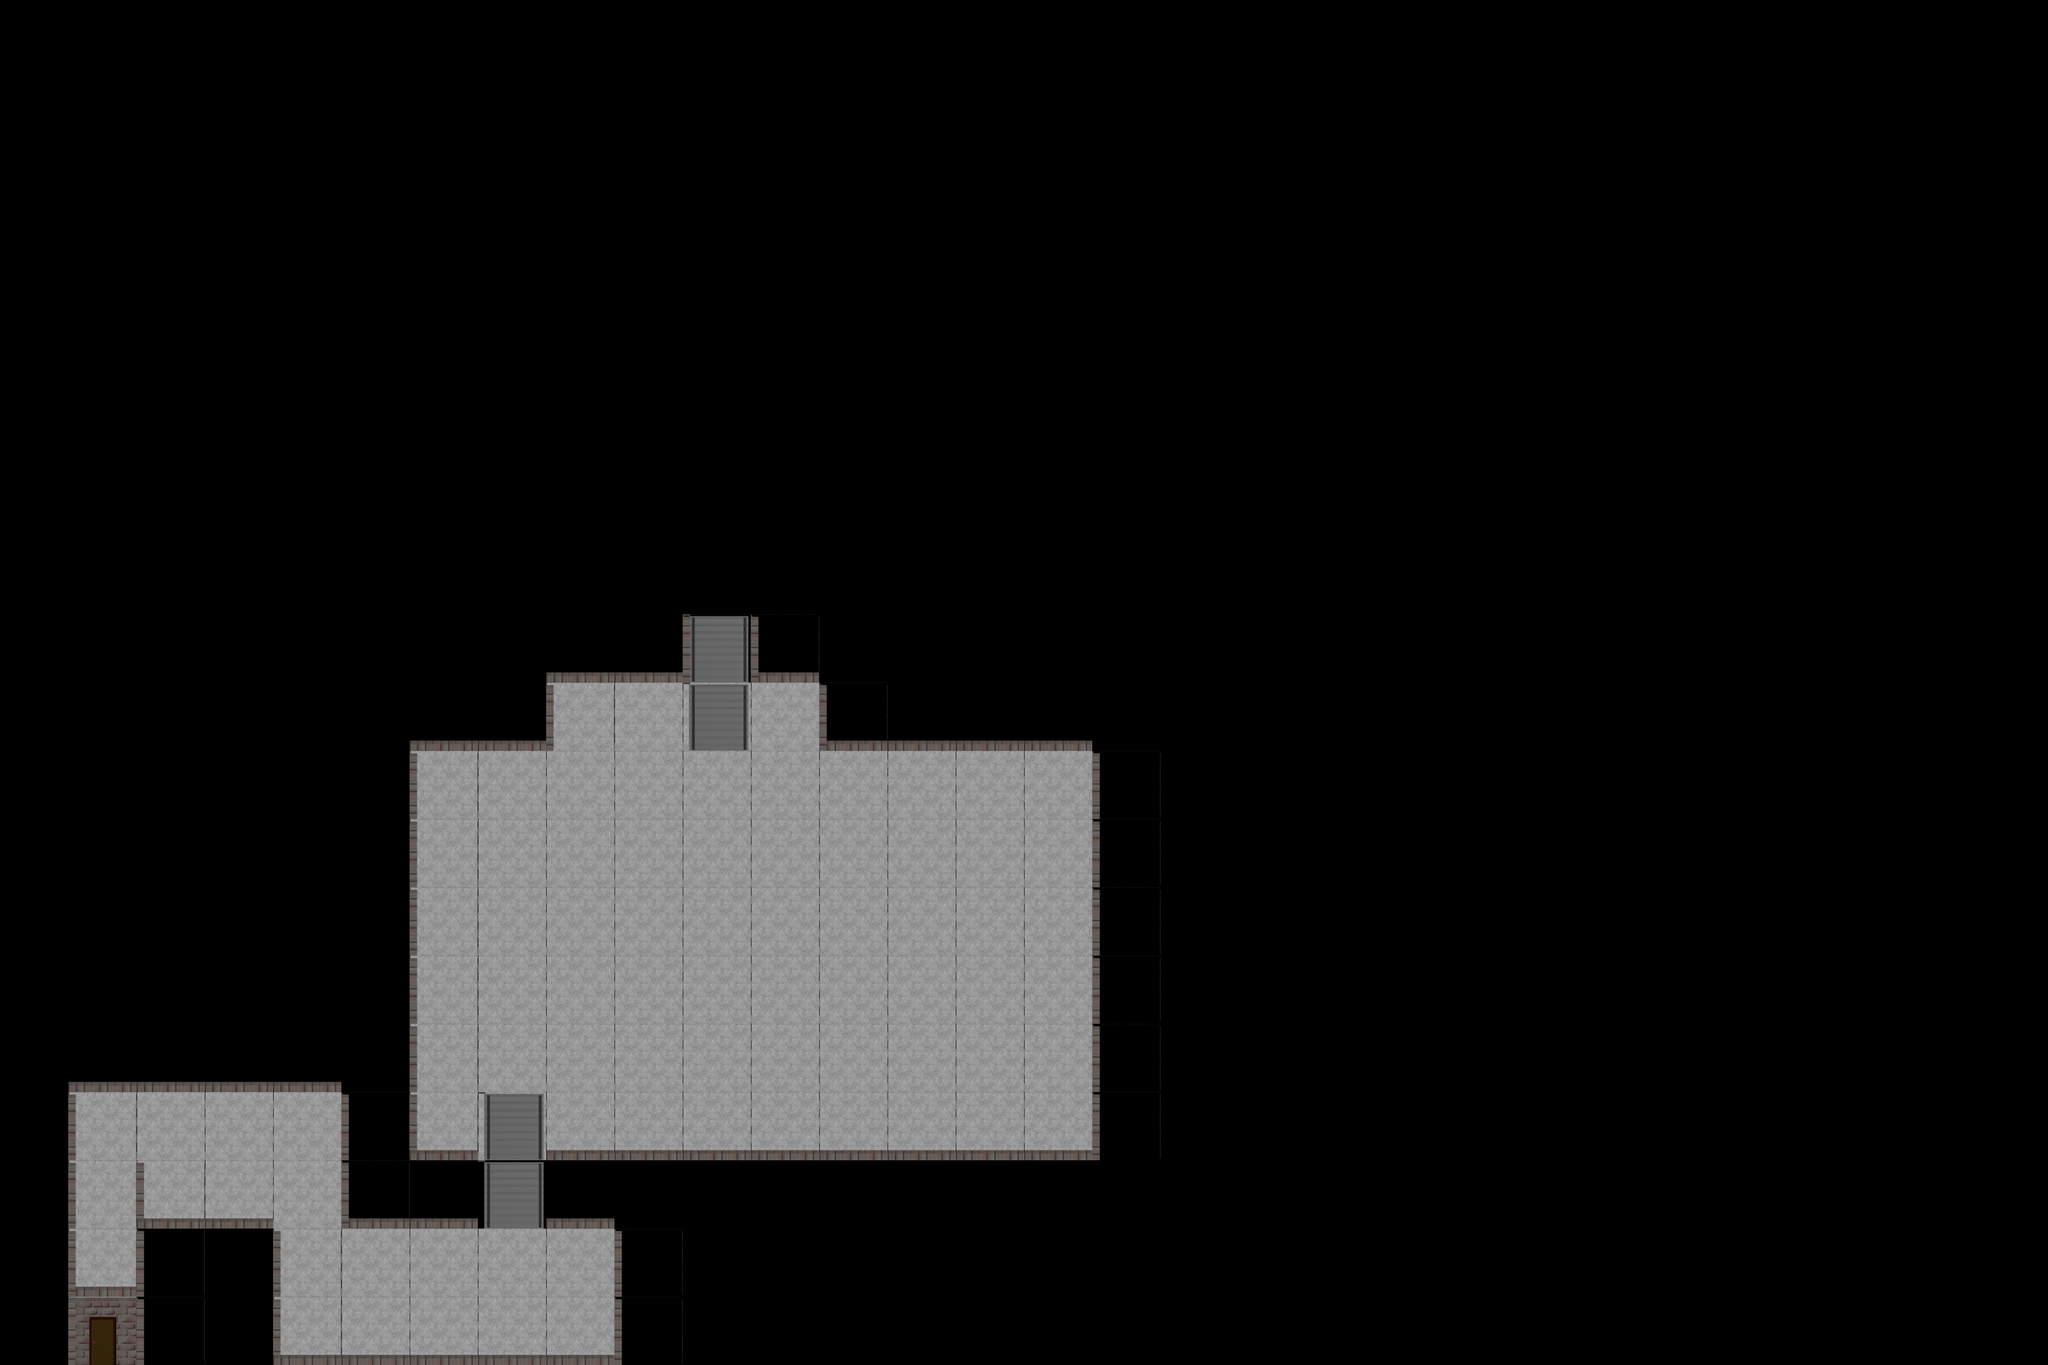

Tiled map render using the project's own tile images. Description and the whole map definition, tile-layer contents included, below:
An orthogonal 30x20 tile map with 128x128 px tiles, 4 tile layers (floor, laddersAndBlockage, topWallDecor, alwaysAbove) and 2 objects (start).

<map version="1.10" tiledversion="1.10.2" orientation="orthogonal" renderorder="right-down" width="30" height="20" tilewidth="128" tileheight="128" infinite="0" nextlayerid="9" nextobjectid="3">
 <editorsettings>
  <export target="../../public/levels/bloodPool.json" format="json" />
 </editorsettings>
 <tileset firstgid="1" source="meatBasementTop.tsx" />
 <layer id="1" name="floor" width="30" height="20">
  <properties>
   <property name="physics" type="bool" value="true" />
  </properties>
  <data encoding="csv">
0,0,0,0,0,0,0,0,0,0,0,0,0,0,0,0,0,0,0,0,0,0,0,0,0,0,0,0,0,0,
0,0,0,0,0,0,0,0,0,0,0,0,0,0,0,0,0,0,0,0,0,0,0,0,0,0,0,0,0,0,
0,0,0,0,0,0,0,0,0,0,0,0,0,0,0,0,0,0,0,0,0,0,0,0,0,0,0,0,0,0,
0,0,0,0,0,0,0,0,0,0,0,0,0,0,0,0,0,0,0,0,0,0,0,0,0,0,0,0,0,0,
0,0,0,0,0,0,0,0,0,0,0,0,0,0,0,0,0,0,0,0,0,0,0,0,0,0,0,0,0,0,
0,0,0,0,0,0,0,0,0,0,0,0,0,0,0,0,0,0,0,0,0,0,0,0,0,0,0,0,0,0,
0,0,0,0,0,0,0,0,0,0,0,0,0,0,0,0,0,0,0,0,0,0,0,0,0,0,0,0,0,0,
0,0,0,0,0,0,0,0,0,0,0,0,0,0,0,0,0,0,0,0,0,0,0,0,0,0,0,0,0,0,
0,0,0,0,0,0,0,0,0,0,0,0,0,0,0,0,0,0,0,0,0,0,0,0,0,0,0,0,0,0,
0,0,0,0,0,0,0,0,0,0,0,0,0,0,0,0,0,0,0,0,0,0,0,0,0,0,0,0,0,0,
0,0,0,0,0,0,0,0,2,2,2,2,0,0,0,0,0,0,0,0,0,0,0,0,0,0,0,0,0,0,
0,0,0,0,0,0,2,2,2,2,2,2,2,2,2,2,0,0,0,0,0,0,0,0,0,0,0,0,0,0,
0,0,0,0,0,0,2,2,2,2,2,2,2,2,2,2,0,0,0,0,0,0,0,0,0,0,0,0,0,0,
0,0,0,0,0,0,2,2,2,2,2,2,2,2,2,2,0,0,0,0,0,0,0,0,0,0,0,0,0,0,
0,0,0,0,0,0,2,2,2,2,2,2,2,2,2,2,0,0,0,0,0,0,0,0,0,0,0,0,0,0,
0,0,0,0,0,0,2,2,2,2,2,2,2,2,2,2,0,0,0,0,0,0,0,0,0,0,0,0,0,0,
0,2,2,2,2,0,2,2,2,2,2,2,2,2,2,2,0,0,0,0,0,0,0,0,0,0,0,0,0,0,
0,2,2,2,2,0,0,0,0,0,0,0,0,0,0,0,0,0,0,0,0,0,0,0,0,0,0,0,0,0,
0,2,0,0,2,2,2,2,2,0,0,0,0,0,0,0,0,0,0,0,0,0,0,0,0,0,0,0,0,0,
0,10,0,0,2,2,2,2,2,0,0,0,0,0,0,0,0,0,0,0,0,0,0,0,0,0,0,0,0,0
</data>
 </layer>
 <layer id="3" name="laddersAndBlockage" width="30" height="20">
  <properties>
   <property name="physics" type="bool" value="true" />
  </properties>
  <data encoding="csv">
0,0,0,0,0,0,0,0,0,0,0,0,0,0,0,0,0,0,0,0,0,0,0,0,0,0,0,0,0,0,
0,0,0,0,0,0,0,0,0,0,0,0,0,0,0,0,0,0,0,0,0,0,0,0,0,0,0,0,0,0,
0,0,0,0,0,0,0,0,0,0,0,0,0,0,0,0,0,0,0,0,0,0,0,0,0,0,0,0,0,0,
0,0,0,0,0,0,0,0,0,0,0,0,0,0,0,0,0,0,0,0,0,0,0,0,0,0,0,0,0,0,
0,0,0,0,0,0,0,0,0,0,0,0,0,0,0,0,0,0,0,0,0,0,0,0,0,0,0,0,0,0,
0,0,0,0,0,0,0,0,0,0,0,0,0,0,0,0,0,0,0,0,0,0,0,0,0,0,0,0,0,0,
0,0,0,0,0,0,0,0,0,0,0,0,0,0,0,0,0,0,0,0,0,0,0,0,0,0,0,0,0,0,
0,0,0,0,0,0,0,0,0,0,0,0,0,0,0,0,0,0,0,0,0,0,0,0,0,0,0,0,0,0,
0,0,0,0,0,0,0,0,0,0,0,0,0,0,0,0,0,0,0,0,0,0,0,0,0,0,0,0,0,0,
0,0,0,0,0,0,0,0,0,0,20,4,0,0,0,0,0,0,0,0,0,0,0,0,0,0,0,0,0,0,
0,0,0,0,0,0,4,4,12,0,20,0,4,4,4,4,0,0,0,0,0,0,0,0,0,0,0,0,0,0,
0,0,0,0,0,0,12,0,0,0,0,0,0,0,0,0,12,0,0,0,0,0,0,0,0,0,0,0,0,0,
0,0,0,0,0,0,12,0,0,0,0,0,0,0,0,0,12,0,0,0,0,0,0,0,0,0,0,0,0,0,
0,0,0,0,0,0,12,0,0,0,0,0,0,0,0,0,12,0,0,0,0,0,0,0,0,0,0,0,0,0,
0,0,0,0,0,0,12,0,0,0,0,0,0,0,0,0,12,0,0,0,0,0,0,0,0,0,0,0,0,0,
0,4,4,4,4,0,12,0,0,0,0,0,0,0,0,0,12,0,0,0,0,0,0,0,0,0,0,0,0,0,
0,0,0,0,0,0,12,20,0,0,0,0,0,0,0,0,12,0,0,0,0,0,0,0,0,0,0,0,0,0,
0,0,12,0,0,4,4,20,4,0,0,0,0,0,0,0,0,0,0,0,0,0,0,0,0,0,0,0,0,0,
0,4,0,0,0,0,0,0,0,0,0,0,0,0,0,0,0,0,0,0,0,0,0,0,0,0,0,0,0,0,
0,12,0,0,12,0,0,0,0,0,0,0,0,0,0,0,0,0,0,0,0,0,0,0,0,0,0,0,0,0
</data>
 </layer>
 <layer id="2" name="topWallDecor" width="30" height="20">
  <properties>
   <property name="physics" type="bool" value="true" />
  </properties>
  <data encoding="csv">
0,0,0,0,0,0,0,0,0,0,0,0,0,0,0,0,0,0,0,0,0,0,0,0,0,0,0,0,0,0,
0,0,0,0,0,0,0,0,0,0,0,0,0,0,0,0,0,0,0,0,0,0,0,0,0,0,0,0,0,0,
0,0,0,0,0,0,0,0,0,0,0,0,0,0,0,0,0,0,0,0,0,0,0,0,0,0,0,0,0,0,
0,0,0,0,0,0,0,0,0,0,0,0,0,0,0,0,0,0,0,0,0,0,0,0,0,0,0,0,0,0,
0,0,0,0,0,0,0,0,0,0,0,0,0,0,0,0,0,0,0,0,0,0,0,0,0,0,0,0,0,0,
0,0,0,0,0,0,0,0,0,0,0,0,0,0,0,0,0,0,0,0,0,0,0,0,0,0,0,0,0,0,
0,0,0,0,0,0,0,0,0,0,0,0,0,0,0,0,0,0,0,0,0,0,0,0,0,0,0,0,0,0,
0,0,0,0,0,0,0,0,0,0,0,0,0,0,0,0,0,0,0,0,0,0,0,0,0,0,0,0,0,0,
0,0,0,0,0,0,0,0,0,0,0,0,0,0,0,0,0,0,0,0,0,0,0,0,0,0,0,0,0,0,
0,0,0,0,0,0,0,0,4,4,12,12,0,0,0,0,0,0,0,0,0,0,0,0,0,0,0,0,0,0,
0,0,0,0,0,0,0,0,0,0,0,0,12,0,0,0,0,0,0,0,0,0,0,0,0,0,0,0,0,0,
0,0,0,0,0,0,0,0,0,0,0,0,0,0,0,0,0,0,0,0,0,0,0,0,0,0,0,0,0,0,
0,0,0,0,0,0,0,0,0,0,0,0,0,0,0,0,0,0,0,0,0,0,0,0,0,0,0,0,0,0,
0,0,0,0,0,0,0,0,0,0,0,0,0,0,0,0,0,0,0,0,0,0,0,0,0,0,0,0,0,0,
0,0,0,0,0,0,0,0,0,0,0,0,0,0,0,0,0,0,0,0,0,0,0,0,0,0,0,0,0,0,
0,0,0,0,0,0,0,0,0,0,0,0,0,0,0,0,0,0,0,0,0,0,0,0,0,0,0,0,0,0,
0,12,0,0,0,12,4,0,4,4,4,4,4,4,4,4,0,0,0,0,0,0,0,0,0,0,0,0,0,0,
0,12,4,4,0,12,0,0,0,0,0,0,0,0,0,0,0,0,0,0,0,0,0,0,0,0,0,0,0,0,
0,12,12,0,12,0,0,0,0,12,0,0,0,0,0,0,0,0,0,0,0,0,0,0,0,0,0,0,0,0,
0,19,12,0,4,4,4,4,4,12,0,0,0,0,0,0,0,0,0,0,0,0,0,0,0,0,0,0,0,0
</data>
 </layer>
 <layer id="4" name="alwaysAbove" width="30" height="20">
  <data encoding="csv">
0,0,0,0,0,0,0,0,0,0,0,0,0,0,0,0,0,0,0,0,0,0,0,0,0,0,0,0,0,0,
0,0,0,0,0,0,0,0,0,0,0,0,0,0,0,0,0,0,0,0,0,0,0,0,0,0,0,0,0,0,
0,0,0,0,0,0,0,0,0,0,0,0,0,0,0,0,0,0,0,0,0,0,0,0,0,0,0,0,0,0,
0,0,0,0,0,0,0,0,0,0,0,0,0,0,0,0,0,0,0,0,0,0,0,0,0,0,0,0,0,0,
0,0,0,0,0,0,0,0,0,0,0,0,0,0,0,0,0,0,0,0,0,0,0,0,0,0,0,0,0,0,
0,0,0,0,0,0,0,0,0,0,0,0,0,0,0,0,0,0,0,0,0,0,0,0,0,0,0,0,0,0,
0,0,0,0,0,0,0,0,0,0,0,0,0,0,0,0,0,0,0,0,0,0,0,0,0,0,0,0,0,0,
0,0,0,0,0,0,0,0,0,0,0,0,0,0,0,0,0,0,0,0,0,0,0,0,0,0,0,0,0,0,
0,0,0,0,0,0,0,0,0,0,0,0,0,0,0,0,0,0,0,0,0,0,0,0,0,0,0,0,0,0,
0,0,0,0,0,0,0,0,0,0,0,0,0,0,0,0,0,0,0,0,0,0,0,0,0,0,0,0,0,0,
0,0,0,0,0,0,0,0,0,0,0,0,0,0,0,0,0,0,0,0,0,0,0,0,0,0,0,0,0,0,
0,0,0,0,0,0,0,0,0,0,0,0,0,0,0,0,0,0,0,0,0,0,0,0,0,0,0,0,0,0,
0,0,0,0,0,0,0,0,0,0,0,0,0,0,0,0,0,0,0,0,0,0,0,0,0,0,0,0,0,0,
0,0,0,0,0,0,0,0,0,0,0,0,0,0,0,0,0,0,0,0,0,0,0,0,0,0,0,0,0,0,
0,0,0,0,0,0,0,0,0,0,0,0,0,0,0,0,0,0,0,0,0,0,0,0,0,0,0,0,0,0,
0,0,0,0,0,0,0,0,0,0,0,0,0,0,0,0,0,0,0,0,0,0,0,0,0,0,0,0,0,0,
0,0,0,0,0,0,0,0,0,0,0,0,0,0,0,0,0,0,0,0,0,0,0,0,0,0,0,0,0,0,
0,50,0,0,0,0,0,50,0,0,0,0,0,0,0,0,0,0,0,0,0,0,0,0,0,0,0,0,0,0,
0,0,0,0,0,0,0,0,0,0,0,0,0,0,0,0,0,0,0,0,0,0,0,0,0,0,0,0,0,0,
0,0,0,0,0,0,0,0,0,0,0,0,0,0,0,0,0,0,0,0,0,0,0,0,0,0,0,0,0,0
</data>
 </layer>
 <objectgroup id="5" name="logic">
  <properties>
   <property name="blackboard">{
}</property>
  </properties>
  <object id="1" name="start" x="200" y="2402.63">
   <point />
  </object>
 </objectgroup>
 <objectgroup id="6" name="lights">
  <object id="2" x="202.632" y="2339.47">
   <properties>
    <property name="isOn" type="bool" value="true" />
   </properties>
   <point />
  </object>
 </objectgroup>
 <objectgroup id="8" name="tileLogic" />
</map>